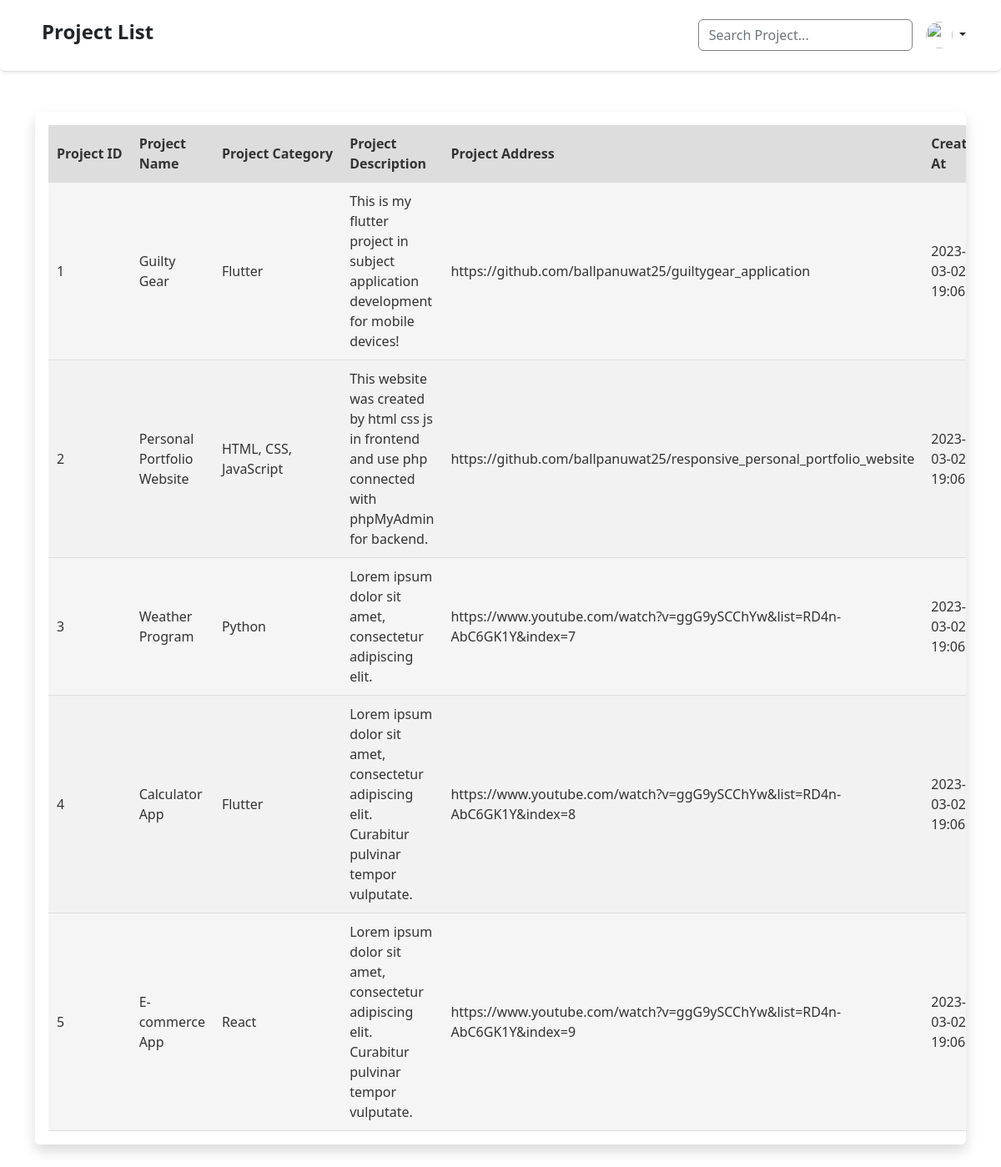
Page /crud_oop/Admin/Functions/projectlist.php on the committed database.
### tables this page shows
CREATE TABLE `projects` (
  `project_id` int(11) NOT NULL,
  `project_name` varchar(100) NOT NULL,
  `project_category` varchar(100) NOT NULL,
  `project_description` varchar(999) DEFAULT NULL,
  `project_address` varchar(300) DEFAULT NULL,
  `created_at` datetime NOT NULL DEFAULT current_timestamp()
);

### crud_oop/Admin/Functions/projectlist.php (the view, shortened to what this page needs)
<!doctype html>
<html lang="en">
  <head>
    <link href="https://cdn.jsdelivr.net/npm/bootstrap@5.2.3/dist/css/bootstrap.min.css" rel="stylesheet">
    <link href="function.css" rel="stylesheet">
  </head>
  <body>
  <header class="p-3 mb-3 border-bottom shadow-sm p-3 mb-5 bg-body rounded">
    <div class="container">
      <div class="d-flex flex-wrap align-items-center justify-content-center justify-content-lg-start">
        <ul class="nav col-12 col-lg-auto me-lg-auto mb-2 justify-content-center mb-md-0">
          <li><a href="#" class="nav-link px-2 link-dark"><h4 class="fw-bolder">Project List</h4></a></li>
        </ul>
        <form class="col-12 col-lg-auto mb-3 mb-lg-0 me-lg-3" role="search" method="get" action="">
          <input type="search" class="form-control" placeholder="Search Project..." aria-label="Search" name="search" style="border : solid 1px grey;">
        </form>
        <div class="dropdown text-end">
          <a href="#" class="d-block link-dark text-decoration-none dropdown-toggle" data-bs-toggle="dropdown" aria-expanded="false">
            <img src="../assets/img/profile.png" width="32" height="32" class="rounded-circle">
          </a>
        </div>
      </div>
    </div>
  </header>
    <div class="container my-5">
        <div class="table-responsive shadow p-3 mb-5 bg-body rounded">
            <table class="my-table">
                <thead>
                    <tr class="text-center align-middle">
                        <th style="white-space: nowrap;"> Project ID </th>
                        <th> Project Name </th>
                        <th style="white-space: nowrap;"> Project Category </th>
                        <th> Project Description </th>
                        <th> Project Address </th>
                        <th> Created At </th>
                    </tr>
                </thead>
                <tbody>
                <?php
                    $servername = "localhost";
                    $username = "root";
                    $password = " ";
                    $database = "personalportfolio";
                    $port = "3307";
                $connection = new mysqli($servername, $username, $password, $database, $port);
                if (isset($_GET['search'])) {
                  $search = $_GET['search'];
                  $sql = "SELECT * FROM projects WHERE project_name LIKE '%$search%' OR project_category LIKE '%$search%' OR project_description LIKE '%$search%'";
                } else {
                  $sql = "SELECT * FROM projects";
                }
                $result = $connection->query($sql);
                while($row = $result->fetch_assoc()) {
                    echo " <tr>
                    <td> $row[project_id] </td>
                    <td> $row[project_name] </td>
                    <td> $row[project_category] </td>
                    <td> $row[project_description] </td>
                    <td> $row[project_address] </td>
                    <td> $row[created_at] </td>
                    <td>
                      <div class='d-flex' style='gap: 5px;'>
                        <a class='btn btn-secondary btn-sm' href='edit.php?project_id=$row[project_id]'> Edit </a>
                        <a class='btn btn-outline-secondary btn-sm' href='delete.php?project_id=$row[project_id]'> Delete </a>
                      </div>
                    </td>
                </tr> ";
                }
                ?>
            </tbody>
        </table>
    </div>
  </body>
</html>

### crud_oop/Admin/Functions/function.css (style rules this page uses)
.my-table { border-collapse: collapse; width: 100%; font-size: 16px; color: #333; background-color: #f5f5f5; }
.my-table th { font-weight: bold; text-align: left; background-color: #ddd; padding: 10px; }
.my-table tr { border-bottom: 1px solid #ddd; }
.my-table tr:nth-child(even) { background-color: #f2f2f2; }
.my-table td { padding: 10px; border-top: 1px solid #ddd; }

### rows in the picture
projects: project_id "1", project_name "Guilty Gear", project_category "Flutter", project_description "This is my flutter project in subject application development for mobile devices!", project_address "https://github.com/ballpanuwat25/guiltygear_application", created_at "2023-03-02…"
projects: project_id "2", project_name "Personal Portfolio Website", project_category "HTML, CSS, JavaScript", project_description "This website was created by html css js in frontend and use php connected with phpMyAdmin for backend.", project_address "https://github.com/ballpanuwat25/responsive_personal_portfolio_website", created_at "2023-03-02…"
projects: project_id "3", project_name "Weather Program", project_category "Python", project_description "Lorem ipsum dolor sit amet, consectetur adipiscing elit.", project_address "https://www.youtube.com/watch?v=ggG9ySCChYw&list=RD4n-AbC6GK1Y&index=7", created_at "2023-03-02…"
projects: project_id "4", project_name "Calculator App", project_category "Flutter", project_description "Lorem ipsum dolor sit amet, consectetur adipiscing elit. Curabitur pulvinar tempor vulputate.", project_address "https://www.youtube.com/watch?v=ggG9ySCChYw&list=RD4n-AbC6GK1Y&index=8", created_at "2023-03-02…"
projects: project_id "5", project_name "E-commerce App", project_category "React", project_description "Lorem ipsum dolor sit amet, consectetur adipiscing elit. Curabitur pulvinar tempor vulputate.", project_address "https://www.youtube.com/watch?v=ggG9ySCChYw&list=RD4n-AbC6GK1Y&index=9", created_at "2023-03-02…"
